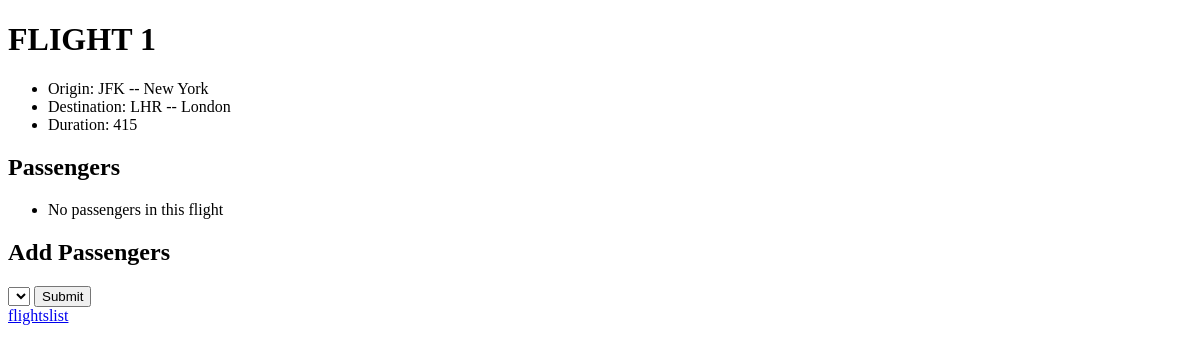
The page /flights/1 on the database as committed earlier.
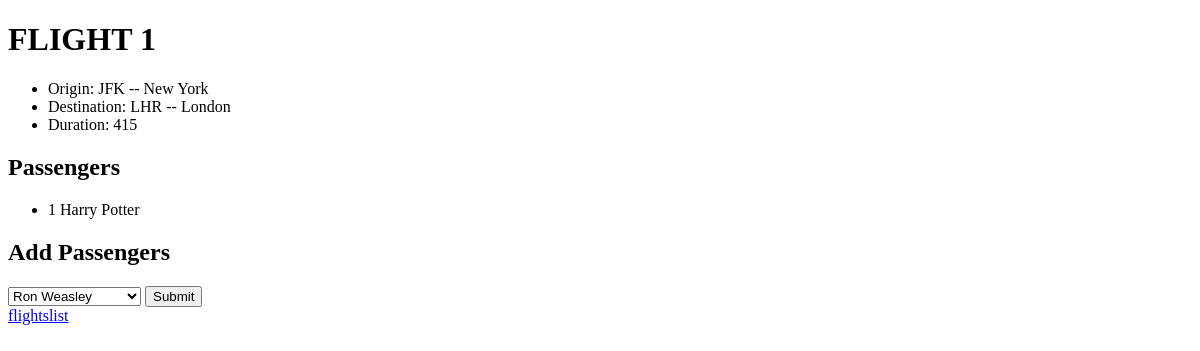
The same page on the database as committed later.
### flights/models.py (models this page shows)
class Passenger(models.Model):
    firstname = models.CharField(max_length=64)
    lastname = models.CharField(max_length=64)
    passengerflights = models.ManyToManyField(Flight, blank=True, related_name="passengers")
    def __str__ (self):
        return f"{self.firstname} {self.lastname}"

### flights/views.py (the view)
def flight(request, flight_id):
    flight = Flight.objects.get(id=flight_id)
    return render(request, "flights/flight.html", {"flight": flight, "passengers": flight.passengers.all(), "non_passengers": Passenger.objects.exclude(passengerflights=flight).all()})

### flights/models.py (called while the page is built)
    def __str__ (self):
        return f"{self.code} -- {self.city}"

### flights/templates/flights/flight.html (shortened to what this page needs)
{% extends "flights/layout.html" %}
{% block body %}
    <h1>FLIGHT {{flight.id }}</h1>
    <ul>
        <li>Origin: {{ flight.origin }} </li>
        <li>Destination: {{ flight.destination }} </li>
        <li>Duration: {{ flight.duration }} </li>
    </ul>
    <h2>Passengers</h2>
    <ul>
        {% for passenger in passengers %}
            <li> {{passenger.id}} {{passenger.firstname}} {{passenger.lastname}} </li>
        {% empty %}
            <li>No passengers in this flight</li>
        {% endfor %}
    </ul>
    <h2>Add Passengers</h2>
    <form action="{% url 'flights:book' flight.id %}" method="post">
        <select name="passengerid" id="passengerselect">
            {% for passenger in non_passengers %}
                <option value="{{passenger.id}}">{{ passenger }}</option>
            {% endfor %}
        </select>
        <input type="submit">
    </form>
    <a href="{% url 'flights:index' %} ">flightslist</a>
{% endblock %}

Rows that differ between the two databases and show on the page:
added Passenger: id "1", firstname "Harry", lastname "Potter"
Other text that changed with them:
form field passengerid: (not shown) → "Ron Weasley"
text no longer shown: "No passengers in this flight"
